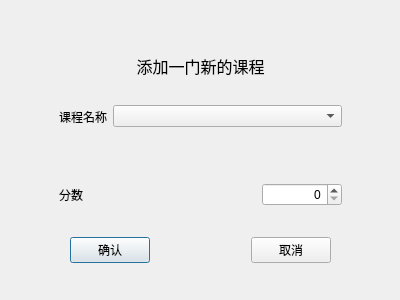
<?xml version="1.0" encoding="UTF-8"?>
<ui version="4.0">
 <class>AddCourseDialog</class>
 <widget class="QDialog" name="AddCourseDialog">
  <property name="geometry">
   <rect>
    <x>0</x>
    <y>0</y>
    <width>400</width>
    <height>300</height>
   </rect>
  </property>
  <property name="windowTitle">
   <string>新增</string>
  </property>
  <widget class="QWidget" name="widget" native="true">
   <property name="geometry">
    <rect>
     <x>50</x>
     <y>80</y>
     <width>301</width>
     <height>151</height>
    </rect>
   </property>
   <layout class="QGridLayout" name="gridLayout">
    <item row="0" column="0">
     <widget class="QWidget" name="widget_4" native="true">
      <layout class="QHBoxLayout" name="horizontalLayout_3">
       <item>
        <widget class="QLabel" name="label">
         <property name="sizePolicy">
          <sizepolicy hsizetype="Fixed" vsizetype="Preferred">
           <horstretch>0</horstretch>
           <verstretch>0</verstretch>
          </sizepolicy>
         </property>
         <property name="text">
          <string>课程名称</string>
         </property>
         <property name="alignment">
          <set>Qt::AlignCenter</set>
         </property>
        </widget>
       </item>
       <item>
        <widget class="QComboBox" name="course_comboBox"/>
       </item>
      </layout>
     </widget>
    </item>
    <item row="1" column="0">
     <widget class="QWidget" name="widget_3" native="true">
      <layout class="QHBoxLayout" name="horizontalLayout_2">
       <item>
        <widget class="QLabel" name="label_2">
         <property name="sizePolicy">
          <sizepolicy hsizetype="Fixed" vsizetype="Preferred">
           <horstretch>0</horstretch>
           <verstretch>0</verstretch>
          </sizepolicy>
         </property>
         <property name="text">
          <string>分数</string>
         </property>
         <property name="alignment">
          <set>Qt::AlignCenter</set>
         </property>
        </widget>
       </item>
       <item>
        <spacer name="horizontalSpacer_2">
         <property name="orientation">
          <enum>Qt::Horizontal</enum>
         </property>
         <property name="sizeHint" stdset="0">
          <size>
           <width>40</width>
           <height>20</height>
          </size>
         </property>
        </spacer>
       </item>
       <item>
        <widget class="QSpinBox" name="grade_spinBox">
         <property name="sizePolicy">
          <sizepolicy hsizetype="Fixed" vsizetype="Fixed">
           <horstretch>0</horstretch>
           <verstretch>0</verstretch>
          </sizepolicy>
         </property>
         <property name="minimumSize">
          <size>
           <width>80</width>
           <height>0</height>
          </size>
         </property>
         <property name="alignment">
          <set>Qt::AlignRight|Qt::AlignTrailing|Qt::AlignVCenter</set>
         </property>
         <property name="maximum">
          <number>100</number>
         </property>
        </widget>
       </item>
      </layout>
     </widget>
    </item>
   </layout>
  </widget>
  <widget class="QWidget" name="widget_2" native="true">
   <property name="geometry">
    <rect>
     <x>70</x>
     <y>220</y>
     <width>261</width>
     <height>61</height>
    </rect>
   </property>
   <layout class="QHBoxLayout" name="horizontalLayout">
    <item>
     <widget class="QPushButton" name="ok_button">
      <property name="text">
       <string>确认</string>
      </property>
     </widget>
    </item>
    <item>
     <spacer name="horizontalSpacer">
      <property name="orientation">
       <enum>Qt::Horizontal</enum>
      </property>
      <property name="sizeHint" stdset="0">
       <size>
        <width>40</width>
        <height>20</height>
       </size>
      </property>
     </spacer>
    </item>
    <item>
     <widget class="QPushButton" name="cancel_button">
      <property name="text">
       <string>取消</string>
      </property>
     </widget>
    </item>
   </layout>
  </widget>
  <widget class="QLabel" name="label_3">
   <property name="geometry">
    <rect>
     <x>110</x>
     <y>50</y>
     <width>181</width>
     <height>31</height>
    </rect>
   </property>
   <property name="sizePolicy">
    <sizepolicy hsizetype="Preferred" vsizetype="Preferred">
     <horstretch>0</horstretch>
     <verstretch>0</verstretch>
    </sizepolicy>
   </property>
   <property name="font">
    <font>
     <pointsize>12</pointsize>
    </font>
   </property>
   <property name="text">
    <string>添加一门新的课程</string>
   </property>
   <property name="alignment">
    <set>Qt::AlignCenter</set>
   </property>
  </widget>
 </widget>
 <resources/>
 <connections/>
</ui>
